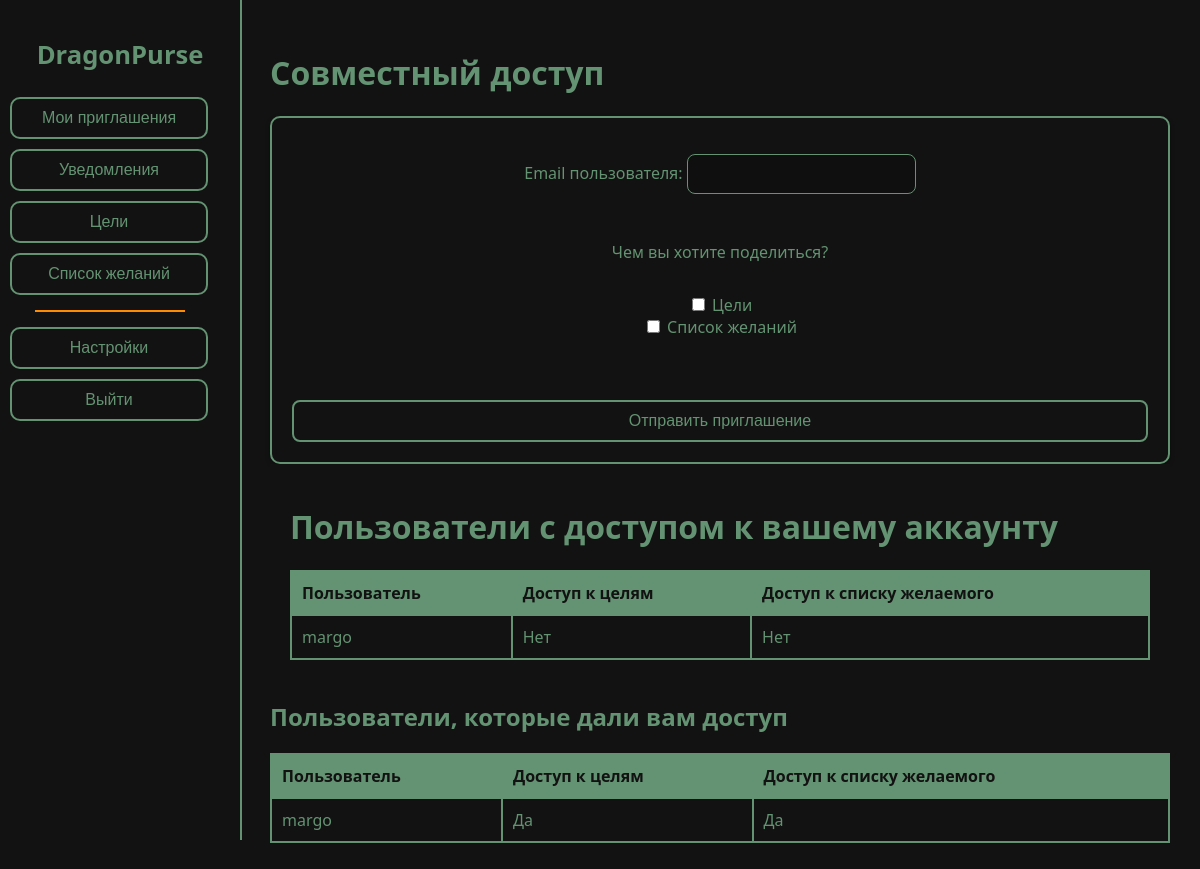
The app's page /shared-account/ (signed in) with its own data.
### accounts/models.py (models this page shows, shortened)
class SharedAccess(models.Model):
    owner = models.ForeignKey(User, on_delete=models.CASCADE, related_name='shared_accesses')
    shared_with = models.ForeignKey(User, on_delete=models.CASCADE, related_name='received_accesses')
    can_view_goals = models.BooleanField(default=True)
    can_view_wishlist = models.BooleanField(default=True)
    created_at = models.DateTimeField(auto_now_add=True)
    class Meta:
        unique_together = ('owner', 'shared_with')

### accounts/views.py (the view, shortened to what this page needs)
# urls.py: path('shared-account/', SharedAccountView.as_view(), name='shared_account'),
class SharedAccountView(View):
    def get(self, request):
        form = SharedAccountForm()
        shared_with_users = SharedAccess.objects.filter(
            owner=request.user
        ).select_related('shared_with')
        received_accesses = SharedAccess.objects.filter(
            shared_with=request.user
        ).select_related('owner')
        return render(
            request,
            'accounts/shared_account.html',
            {
                'form': form,
                'shared_with_users': shared_with_users, "received_accesses":received_accesses
            }
        )

### accounts/forms.py
class SharedAccountForm(forms.Form):
    email = forms.EmailField(label='Email пользователя', required=True)
    access_data = forms.MultipleChoiceField(
        label='Чем вы хотите поделиться?',
        choices=[
            ('goals', 'Цели'),
            ('wishlist', 'Список желаний'),
        ],
        widget=forms.CheckboxSelectMultiple,
        required=False
    )

### accounts/templates/accounts/shared_account.html (shortened to what this page needs)
{% extends "accounts/base.html" %}
{% load static %}
{% block head %}<link rel="stylesheet" href="{% static 'accounts/css/dashboard.css' %}">
<link rel="stylesheet" href="{% static 'accounts/css/theme.css' %}">{% endblock %}
{% block content %}
<div class="sidebar">
        <h1><a href="{% url 'transaction_list' %}">DragonPurse</a></h1>
        <a href="{% url 'notifications_inbox' %}"><button>Мои приглашения</button></a>
        <a href="{% url 'notifications_inbox' %}"><button>Уведомления</button></a>
        <a href="{% url 'goals_list' %}"><button>Цели</button></a>
        <a href="{% url 'wishlist_list' %}"><button>Список желаний</button></a>
        <div class="line"></div>
        <a href="{% url 'settings' %}"><button>Настройки</button></a>
        <a href="{% url 'logout' %}"><button>Выйти</button></a>
</div>
<main>
<h1>Совместный доступ</h1>
<div class="card">
<form method="post">
  {{ form.as_p }}
  <button type="submit">Отправить приглашение</button>
</form>
</div>
<div class="container">
    <h1>Пользователи с доступом к вашему аккаунту</h1>
    <table>
        <thead>
            <tr>
                <th>Пользователь</th>
                <th>Доступ к целям</th>
                <th>Доступ к списку желаемого</th>
            </tr>
        </thead>
        <tbody>
            {% for access in shared_with_users %}
                <tr>
                    <td>{{ access.shared_with.username }}</td>
                    <td>{{ access.can_view_goals|yesno:"Да,Нет" }}</td>
                    <td>{{ access.can_view_wishlist|yesno:"Да,Нет" }}</td>
                </tr>
            {% empty %}
                <tr>
                    <td colspan="3">Нет пользователей с доступом.</td>
                </tr>
            {% endfor %}
        </tbody>
    </table>
</div>
<h2>Пользователи, которые дали вам доступ</h2>
<table>
        <thead>
            <tr>
                <th>Пользователь</th>
                <th>Доступ к целям</th>
                <th>Доступ к списку желаемого</th>
            </tr>
        </thead>
        <tbody>
{% for access in received_accesses %}
    <tr>
        <td>{{ access.owner.username }}</td>
        <td>{{ access.can_view_goals|yesno:"Да,Нет" }}</td>
        <td>{{ access.can_view_wishlist|yesno:"Да,Нет" }}</td>
    </tr>
{% empty %}
    <tr>
    <td colspan="3">Нет полученных доступов.</td>
        </tr>
{% endfor %}
</main>
{% endblock %}

### accounts/static/accounts/css/main.css (style rules this page uses)
body { font-family: "Inter", sans-serif; color: #639372; margin: 0; padding: 0; }
a { color: #639372; text-decoration: none; }
h1, h2, h3 { color: #639372; }
.container { max-width: 1200px; margin: 0 auto; padding: 20px; }
button { background-color: #131212; color: #639372; border: 2px solid #639372; border-radius: 8px; padding: 10px 20px; font-size: 1em; cursor: pointer; transition: all 0.3s ease; }
form { display: flex; flex-direction: column; gap: 15px; }
input, select, textarea { background-color: #0f0f0f; color: #639372; border: 1px solid #639372; border-radius: 8px; padding: 10px; font-size: 1em; transition: 0.3s; }
table { width: 100%; border-collapse: collapse; margin-top: 20px; }
th, td { border: 2px solid #639372; padding: 10px; text-align: left; }
th { background-color: #639372; color: #131212; }

### accounts/static/accounts/css/theme.css (style rules this page uses)
:root { --background-color: #131212 }
body { background-color: var(--background-color); }
.container { background: #131212; }
.sidebar { background-color: var(--background-color); }

### accounts/static/accounts/css/dashboard.css (style rules this page uses)
body { font-family: "Segoe UI", sans-serif; color: #639372; margin: 0; display: flex; }
h1, h2, p, a { color: #639372; }
.sidebar { width: 220px; background-color: #131212; border-right: 2px solid #639372; display: flex; flex-direction: column; align-items: center; padding: 20px 10px; height: 100vh; position: fixed; left: 0; top: 0; }
.sidebar h1 { font-size: 1.6em; margin-bottom: 20px; text-align: center; }
.sidebar a { text-decoration: none; width: 100%; }
.sidebar button { width: 90%; margin: 5px 0; padding: 10px; border: 2px solid #639372; border-radius: 10px; background-color: #131212; color: #639372; font-size: 1em; cursor: pointer; transition: background-color 0.3s, transform 0.2s; }
.sidebar .line { width: 150px; height: 2px; background-color: #FF8C00; margin: 10px 20px 10px 0px; }
main { margin-left: 240px; padding: 30px; flex: 1; }
.card { background-color: #131212; border: 2px solid #639372; border-radius: 10px; box-shadow: 0 2px 5px rgba(0,0,0,0.3); flex: 1; padding: 20px; text-align: center; text-decoration: none; color: #639372; transition: background-color 0.3s; }
a { color: #639372; }

### records on screen
SharedAccess: shared_with.username "margo", can_view_goals "Нет", can_view_wishlist "Нет"
SharedAccess: owner.username "margo", can_view_goals "Да", can_view_wishlist "Да"
